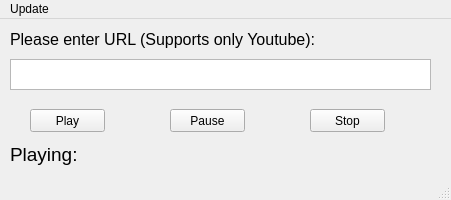
<?xml version="1.0" encoding="UTF-8"?>
<ui version="4.0">
 <class>MainWindow</class>
 <widget class="QMainWindow" name="MainWindow">
  <property name="geometry">
   <rect>
    <x>0</x>
    <y>0</y>
    <width>451</width>
    <height>200</height>
   </rect>
  </property>
  <property name="windowTitle">
   <string>MainWindow</string>
  </property>
  <widget class="QWidget" name="centralwidget">
   <widget class="QPushButton" name="play">
    <property name="geometry">
     <rect>
      <x>30</x>
      <y>90</y>
      <width>75</width>
      <height>23</height>
     </rect>
    </property>
    <property name="text">
     <string>Play</string>
    </property>
   </widget>
   <widget class="QPushButton" name="pause">
    <property name="geometry">
     <rect>
      <x>170</x>
      <y>90</y>
      <width>75</width>
      <height>23</height>
     </rect>
    </property>
    <property name="text">
     <string>Pause</string>
    </property>
   </widget>
   <widget class="QPushButton" name="stop">
    <property name="geometry">
     <rect>
      <x>310</x>
      <y>90</y>
      <width>75</width>
      <height>23</height>
     </rect>
    </property>
    <property name="text">
     <string>Stop</string>
    </property>
   </widget>
   <widget class="QLabel" name="label">
    <property name="geometry">
     <rect>
      <x>10</x>
      <y>5</y>
      <width>311</width>
      <height>31</height>
     </rect>
    </property>
    <property name="font">
     <font>
      <pointsize>12</pointsize>
     </font>
    </property>
    <property name="text">
     <string>Please enter URL (Supports only Youtube):</string>
    </property>
   </widget>
   <widget class="QLabel" name="status">
    <property name="geometry">
     <rect>
      <x>10</x>
      <y>120</y>
      <width>431</width>
      <height>31</height>
     </rect>
    </property>
    <property name="font">
     <font>
      <pointsize>14</pointsize>
     </font>
    </property>
    <property name="text">
     <string>Playing:</string>
    </property>
   </widget>
   <widget class="QTextEdit" name="textEdit">
    <property name="geometry">
     <rect>
      <x>10</x>
      <y>40</y>
      <width>421</width>
      <height>31</height>
     </rect>
    </property>
   </widget>
  </widget>
  <widget class="QMenuBar" name="menubar">
   <property name="geometry">
    <rect>
     <x>0</x>
     <y>0</y>
     <width>451</width>
     <height>21</height>
    </rect>
   </property>
   <widget class="QMenu" name="menuUpdate">
    <property name="title">
     <string>Update</string>
    </property>
   </widget>
   <addaction name="menuUpdate"/>
  </widget>
  <widget class="QStatusBar" name="statusbar"/>
 </widget>
 <resources/>
 <connections/>
</ui>
